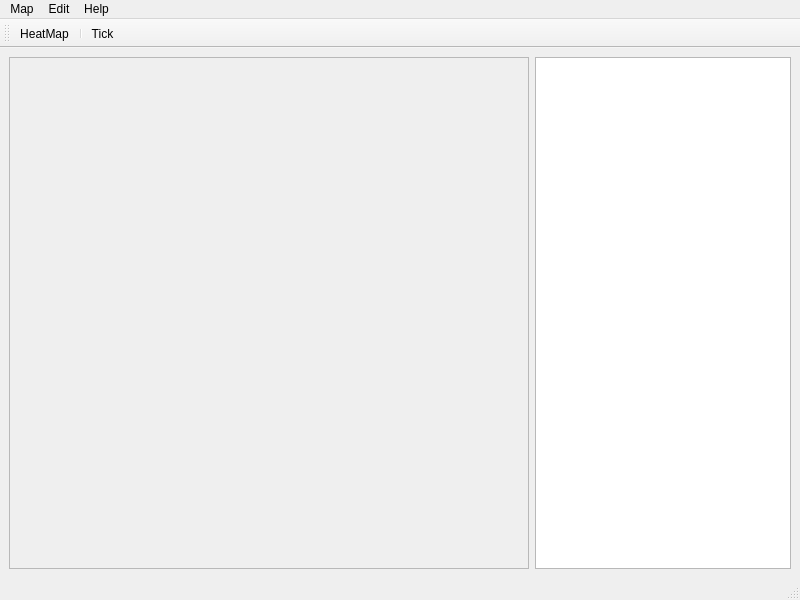
<?xml version="1.0" encoding="UTF-8"?>
<ui version="4.0">
 <class>MainWindow</class>
 <widget class="QMainWindow" name="MainWindow">
  <property name="geometry">
   <rect>
    <x>0</x>
    <y>0</y>
    <width>800</width>
    <height>600</height>
   </rect>
  </property>
  <property name="windowTitle">
   <string>BeeClust</string>
  </property>
  <widget class="QWidget" name="centralwidget">
   <layout class="QHBoxLayout" name="horizontalLayout">
    <item>
     <widget class="QScrollArea" name="scrollArea">
      <property name="sizePolicy">
       <sizepolicy hsizetype="Expanding" vsizetype="Expanding">
        <horstretch>3</horstretch>
        <verstretch>0</verstretch>
       </sizepolicy>
      </property>
      <property name="widgetResizable">
       <bool>true</bool>
      </property>
      <widget class="QWidget" name="scrollAreaWidgetContents">
       <property name="geometry">
        <rect>
         <x>0</x>
         <y>0</y>
         <width>518</width>
         <height>508</height>
        </rect>
       </property>
      </widget>
     </widget>
    </item>
    <item>
     <widget class="QListWidget" name="palette">
      <property name="sizePolicy">
       <sizepolicy hsizetype="Preferred" vsizetype="Expanding">
        <horstretch>0</horstretch>
        <verstretch>0</verstretch>
       </sizepolicy>
      </property>
     </widget>
    </item>
   </layout>
  </widget>
  <widget class="QMenuBar" name="menubar">
   <property name="geometry">
    <rect>
     <x>0</x>
     <y>0</y>
     <width>800</width>
     <height>20</height>
    </rect>
   </property>
   <widget class="QMenu" name="menuMap">
    <property name="title">
     <string>Map</string>
    </property>
    <addaction name="actionNew"/>
    <addaction name="actionOpen"/>
    <addaction name="actionSave"/>
    <addaction name="actionQuit"/>
   </widget>
   <widget class="QMenu" name="menuHelp">
    <property name="title">
     <string>Help</string>
    </property>
    <addaction name="actionAbout"/>
   </widget>
   <widget class="QMenu" name="menuEdit">
    <property name="title">
     <string>Edit</string>
    </property>
    <addaction name="actionParameters"/>
   </widget>
   <addaction name="menuMap"/>
   <addaction name="menuEdit"/>
   <addaction name="menuHelp"/>
  </widget>
  <widget class="QStatusBar" name="statusbar"/>
  <widget class="QToolBar" name="toolBar">
   <property name="windowTitle">
    <string>toolBar</string>
   </property>
   <attribute name="toolBarArea">
    <enum>TopToolBarArea</enum>
   </attribute>
   <attribute name="toolBarBreak">
    <bool>false</bool>
   </attribute>
   <addaction name="actionHeat"/>
   <addaction name="separator"/>
   <addaction name="actionTick"/>
  </widget>
  <action name="actionHeat">
   <property name="checkable">
    <bool>true</bool>
   </property>
   <property name="checked">
    <bool>false</bool>
   </property>
   <property name="text">
    <string>HeatMap</string>
   </property>
  </action>
  <action name="actionTick">
   <property name="text">
    <string>Tick</string>
   </property>
  </action>
  <action name="actionNew">
   <property name="text">
    <string>New</string>
   </property>
  </action>
  <action name="actionOpen">
   <property name="text">
    <string>Open</string>
   </property>
  </action>
  <action name="actionSave">
   <property name="text">
    <string>Save</string>
   </property>
  </action>
  <action name="actionAbout">
   <property name="text">
    <string>About</string>
   </property>
  </action>
  <action name="actionParameters">
   <property name="text">
    <string>Parameters</string>
   </property>
  </action>
  <action name="actionQuit">
   <property name="text">
    <string>Quit</string>
   </property>
  </action>
 </widget>
 <resources/>
 <connections>
  <connection>
   <sender>actionQuit</sender>
   <signal>triggered()</signal>
   <receiver>MainWindow</receiver>
   <slot>close()</slot>
   <hints>
    <hint type="sourcelabel">
     <x>-1</x>
     <y>-1</y>
    </hint>
    <hint type="destinationlabel">
     <x>399</x>
     <y>299</y>
    </hint>
   </hints>
  </connection>
 </connections>
</ui>
